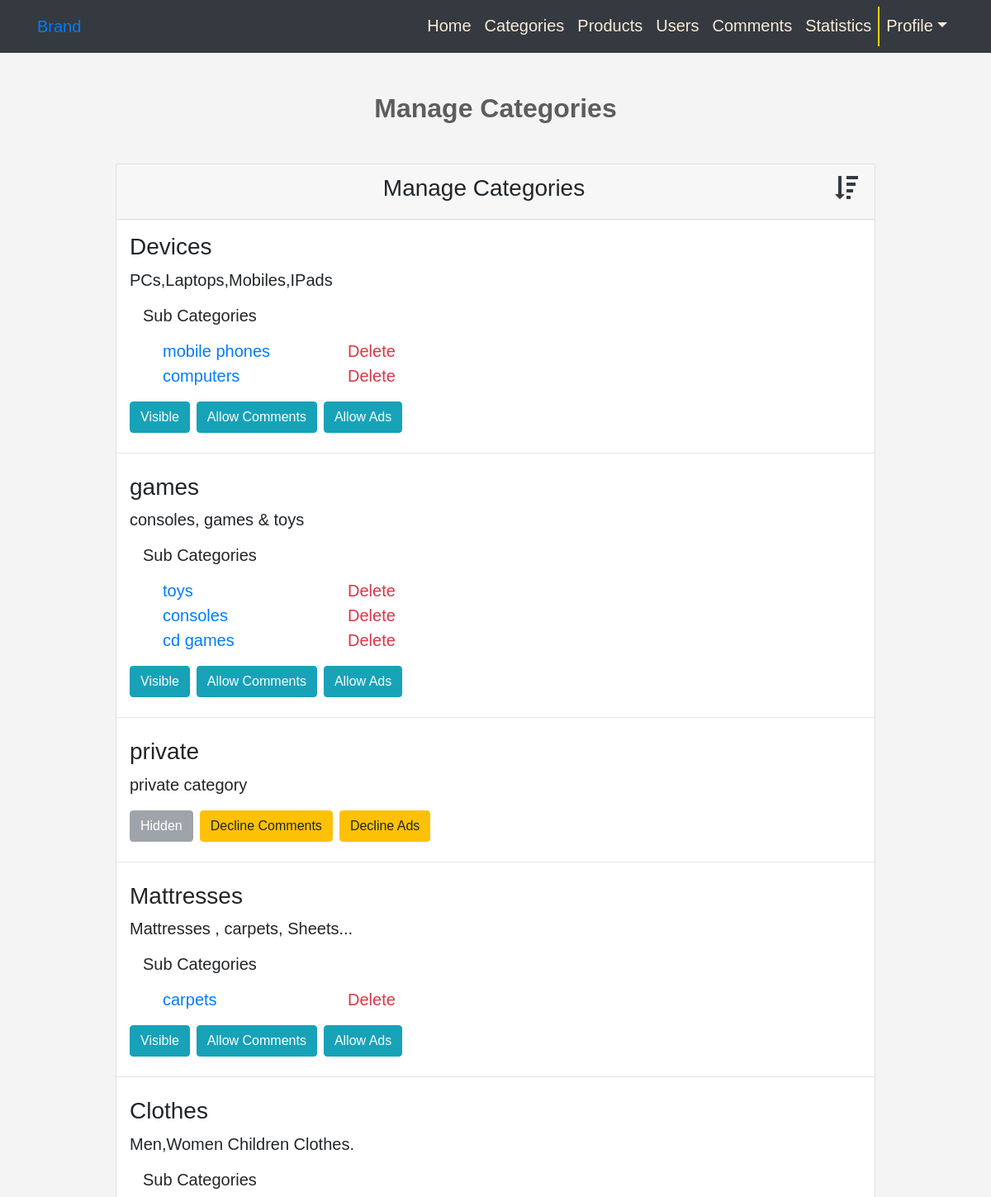
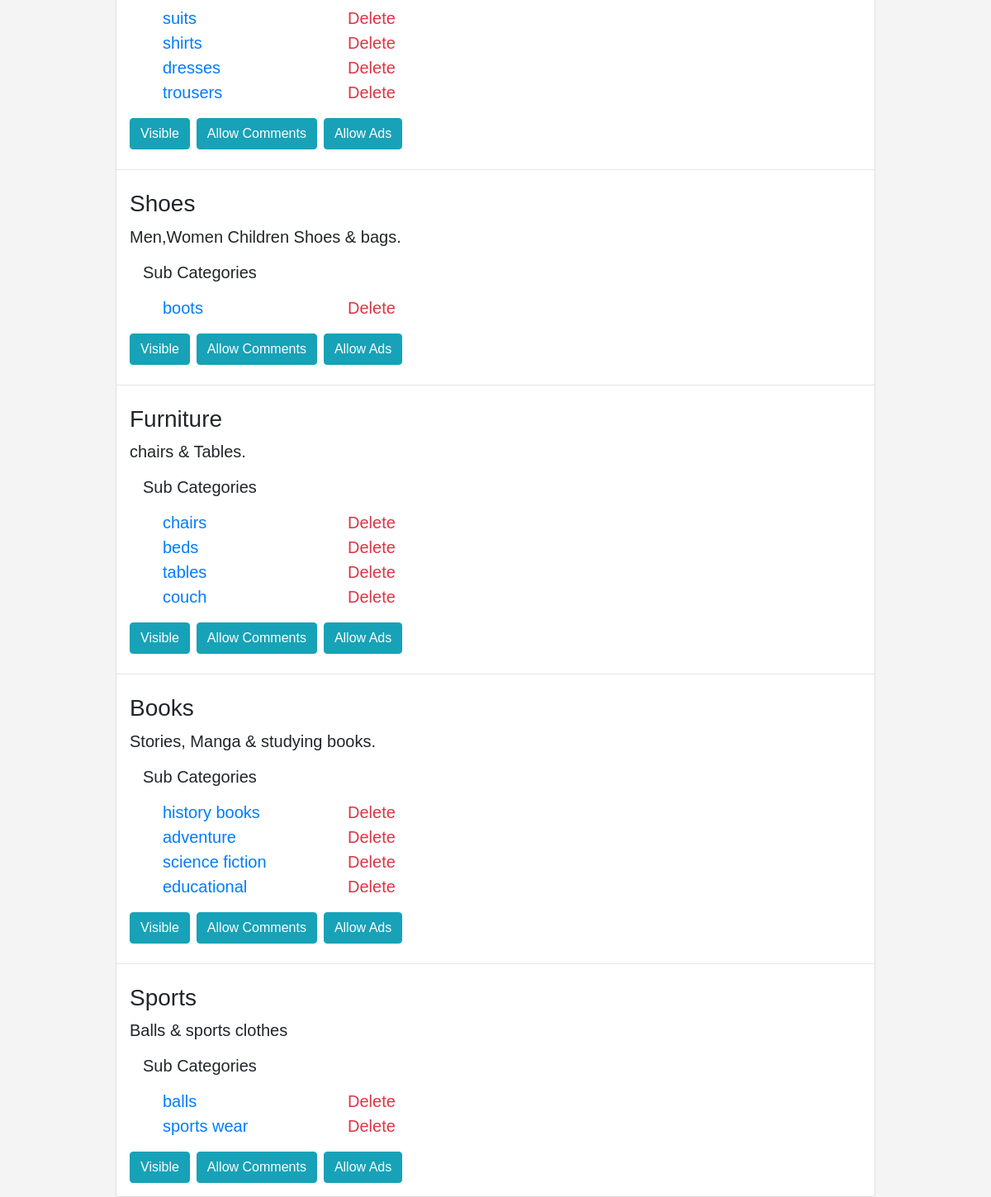
Screenshot of /admin/categories.php (signed in) with the database file from the repository (2 pictures, top to bottom).
### tables this page shows
CREATE TABLE `categories` (
  `id` tinyint(4) NOT NULL,
  `name` varchar(20) NOT NULL,
  `parent` tinyint(2) NOT NULL,
  `description` varchar(255) NOT NULL,
  `ordering` tinyint(4) NOT NULL,
  `visibility` tinyint(1) NOT NULL DEFAULT 1,
  `comments` tinyint(1) NOT NULL DEFAULT 1,
  `ads` tinyint(1) NOT NULL DEFAULT 1
);

### admin/includes/languages/english.php (called while the page is built, shortened)
<?php
  function lang($text){
    return $lang[$text];
  }
?>

### admin/includes/functions/functions.php (called while the page is built, shortened)
<?php
     function getCats($parent = NULL, $order = 'id ASC'){
        global $con;
        $condition = $parent === NULL ? NULL : $parent;
        $stmt = $con->prepare("SELECT * FROM categories $condition ORDER BY $order");
        $stmt->execute();
        return $stmt->fetchAll();
    }
?>

### admin/categories.php (the view, shortened to what this page needs)
<?php
    if(isset($_SESSION['name'])){
        include_once("connection.php");
        include("includes/languages/english.php");
        include("includes/functions/functions.php");
        include("includes/templates/header.php");
        include("includes/templates/navbar.php");
        $action = isset($_GET['action']) ? $_GET['action'] : 'Manage';
        if($action === 'Manage'){
            $order = 'ASC';
            $cats   = getCats('WHERE parent = 0',"id $order");
            ?>
            <section class="categories">
                <div class="container">
                    <h2 class="text-center"><?php echo lang('MANAGE').lang('CATEGORIES');?></h2>
                    <div class="row justify-content-center">
                        <div class="col-10">
                            <div class="card">
                                <div class="card-header text-center">
                                <h3>
                                    <?php echo lang('MANAGE').lang('CATEGORIES'); ?>
                                    <a href="?sort=DESC"class="pull-right <?php if($order == 'DESC'){ echo 'active';}?>">
                                        <i class="fa fa-sort-amount-desc"></i>
                                    </a>
                                </h3>
                                </div>
                                <div class="card-body">
                                <?php
                                    foreach($cats as $cat){
                                        echo '<div class="category">';
                                            echo "<h3>".$cat['name']."</h3>";
                                            echo '<p class="lead">'.$cat['description'].'</p>';
                                            $subCats    = getCats("WHERE parent = ".$cat['id']);
                                            if(count($subCats) > 0){
                                                echo '<h5 class="m-3">Sub Categories</h5>';
                                                echo '<ul calss="list-unstyled">';
                                                foreach($subCats as $subCat){
                                                    echo '<li class="list-group-item">';
                                                        echo '<a class="text-decoration-none lead d-inline-block subCat-name mr-5" href="categories.php?action=Edit&catId='.$subCat['id'].'">'.$subCat['name'].'</a>';
                                                        echo '<a class="text-decoration-none lead text-danger" href="categories.php?action=Remove&catId='.$subCat['id'].'">'.lang("DELETE").'</a>';
                                                    echo '</li>';
                                                }
                                                echo '</ul>';
                                            }
                                            if($cat['visibility'] == 1)
                                            {
                                                echo '<button class="btn mr-2 btn-info">'.lang('VISIBLE').'</button>';
                                            }else{
                                                echo '<button class="btn mr-2 btn-secondary"disabled>'.lang('HIDDEN').'</button>';
                                            }
                                            if($cat['comments'] == 1)
                                            {
                                                echo '<button class="btn mr-2 btn-info">'.lang('ALLOW').' '.lang('COMMENTS').'</button>';
                                            }else{
                                                echo '<button class="btn mr-2 btn-warning">'.lang('DECLINE').' '.lang('COMMENTS').'</button>';
                                            }
                                            if($cat['ads'] == 1)
                                            {
                                                echo '<button class="btn btn-info">'.lang('ALLOW').' '.lang('ADS').'</button>';
                                            }else{
                                                echo '<button class="btn btn-warning">'.lang('DECLINE').' '.lang('ADS').'</button>';
                                            }
                                        echo '</div>';
                                        echo '<hr>';
                                    }?>
                                </div>
                            </div>
                        </div>
                    </div>
                </div>
            </section>
            <?php
        }
        include("includes/templates/footer.php");
    }else{
        $errMsg = lang('NOTALLOWED');
        redir('index.php',4);
    }
?>

### admin/views/css/main.css (style rules this page uses)
body { background-color: #f4f4f4; font-size: 16px; margin: 0; padding: 0; font-family: 'Noto Sans JP', sans-serif; }
h1,h2 { color: #5d5d5d; font-weight: bold; }
h2 { margin: 3rem; }
.categories .card-header h3 a { color: #343a40; }
.categories .card-body { padding: 0; }
.categories hr { margin: 0.5rem 0; }
.categories .category { margin: 0; padding: 1rem; position: relative; overflow: hidden; }
.subCat-name { width: 11rem; }
.categories .category .list-group-item { padding: 0; border: none; background-color: inherit; }
.categories .category > .btn { cursor: default; }

### rows the page displays
categories: name "Devices", description "PCs,Laptops,Mobiles,IPads"
categories: name "mobile phones"
categories: name "computers"
categories: name "games", description "consoles, games & toys"
categories: name "toys"
categories: name "consoles"
categories: name "cd games"
categories: name "private", description "private category"
categories: name "Mattresses", description "Mattresses , carpets, Sheets..."
categories: name "carpets"
categories: name "Clothes", description "Men,Women Children Clothes."
categories: name "suits"
categories: name "shirts"
categories: name "dresses"
categories: name "trousers"
categories: name "Shoes", description "Men,Women Children Shoes & bags."
categories: name "boots"
categories: name "Furniture", description "chairs & Tables."
categories: name "chairs"
categories: name "beds"
categories: name "tables"
categories: name "couch"
categories: name "Books", description "Stories, Manga & studying books."
categories: name "history books"
categories: name "adventure"
categories: name "science fiction"
categories: name "educational"
categories: name "Sports", description "Balls & sports clothes"
categories: name "balls"
categories: name "sports wear"

### other values shown
lang('HOME') "Home"
lang('CATEGORIES') "Categories"
lang('PRODUCTS') "Products"
lang('USERS') "Users"
lang('COMMENTS') "Comments"
lang('STATISTICS') "Statistics"
lang('PROFILE') "Profile"
lang('MANAGE') "Manage"
